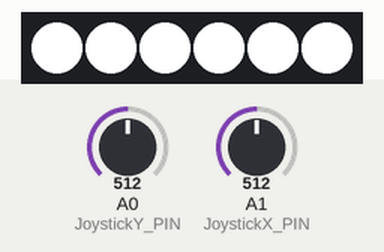
Bench run of a sketch on a simulated Arduino Uno, built with avr-gcc and run on an emulated ATmega328P. Shown: 6 RGB LEDs in strip order, left to right. The inputs (shaded band) are chosen by the test bench; at power-on: A1 (JoystickX_PIN) = 512, A0 (JoystickY_PIN) = 512. Dim RGB values are drawn brighter than linear.

Above: at 2.5 s.
4.0 s: A1 (JoystickX_PIN) set to 0
At 4.16 s:
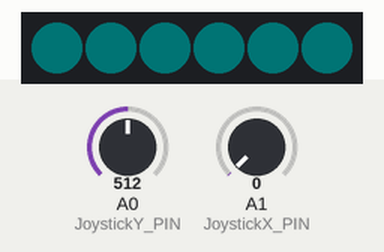
6.4 s: A0 (JoystickY_PIN) set to 788
7.9 s: A0 (JoystickY_PIN) set to 814
At 9.3 s:
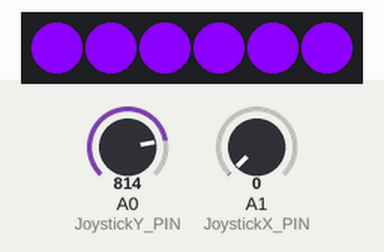
10.9 s: A1 (JoystickX_PIN) set to 810
At 11.9 s:
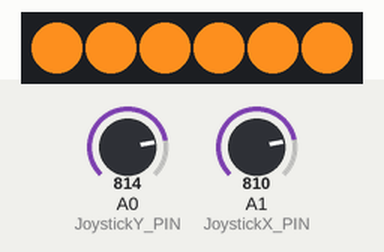
13.5 s: A1 (JoystickX_PIN) set to 790
At 14.4 s:
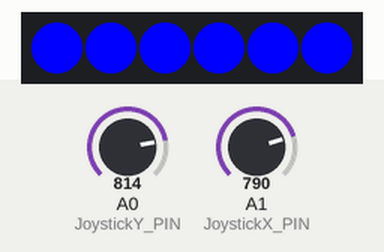
16.0 s: A0 (JoystickY_PIN) set to 0
Timing chart, 0 to 20.0 s (numbered marks = the images above; inputs shaded):
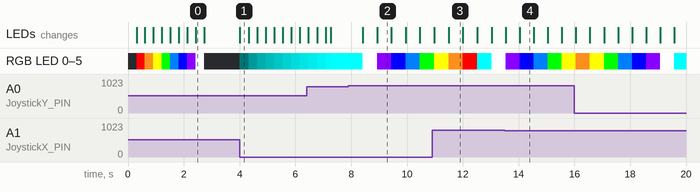

Measured:
- the behaviour switches between 800 and 801 on A0 (JoystickY_PIN) (found by bisection; images 1 and 2)
- after the input at 4.0 s, RGB LED 0–5: off → RGB(0, 1, 1) at once, → RGB(0, 25, 25) 0.31 s later, → RGB(0, 49, 49) 0.31 s later, → RGB(0, 73, 73) 0.31 s later, … (8 changes in this stretch); the LEDs: change at once (image 1)
- after the input at 7.9 s, RGB LED 0–5: RGB(0, 255, 255) → RGB(255, 255, 255) after 0.51 s, → RGB(139, 0, 255) 0.51 s later, → RGB(0, 0, 255) 0.51 s later, → RGB(0, 127, 255) 0.51 s later, … (5 changes in this stretch); the LEDs: first change after 0.51 s (image 2 shows a later state)
- what the display in image 2 shows lasts 0.5 s, from 8.9 s to 9.4 s

The sketch:

Joystick_led.ino
```cpp
#include <Adafruit_NeoPixel.h>
#define PIN 6
Adafruit_NeoPixel strip = Adafruit_NeoPixel(6, PIN, NEO_GRB + NEO_KHZ800);

uint32_t color_m[9][3] =
{
  {0, 255, 255},
  {255, 0, 0},
  {248, 141, 30},
  {255, 255, 0},
  {0, 255, 0},
  {0, 127, 255},
  {0, 0, 255},
  {139, 0, 255},
  {255, 255, 255}
};
uint32_t color[9] =
{
  strip.Color(0, 0, 0), strip.Color(255, 0, 0), strip.Color(248, 141, 30), strip.Color(255, 255, 0), strip.Color(0, 255, 0), strip.Color(0, 127, 255), strip.Color(0, 0, 255), strip.Color(139, 0, 255), strip.Color(255, 255, 255)
};

#define JoystickX_PIN A1
#define JoystickY_PIN A0

int sensorValueX, sensorValueY;

int num, color_l;

#define val_max 255
#define val_min 0

void setup() {
  // put your setup code here, to run once:
  Serial.begin(9600);
  strip.begin();
  strip.show(); // Initialize all pixels to 'off'

  pinMode(JoystickX_PIN, INPUT);
  pinMode(JoystickY_PIN, INPUT);

  for (int i = 0; i < 9; i++)
  {
    colorWipe(color[i]);
    delay(300);
  }

  colorWipe(color[0]);
}

void loop() {
  // put your main code here, to run repeatedly:
  sensorValueX = analogRead(JoystickX_PIN);
  sensorValueY = analogRead(JoystickY_PIN);

  if (sensorValueY <= 10)
  {
    delay(500);
    num++;
    if (num > 8)
      num = 0;
  }
  else if (sensorValueY > 800)
  {
    delay(500);
    num--;
    if (num < 0)
      num = 8;
  }

  if (sensorValueX <= 10)
  {
    delay(10);
    color_l++;
    if (color_l > 255)
      color_l = 255;
  }
  else if (sensorValueX > 800)
  {
    delay(10);
    color_l--;
    if (color_l < 0)
      color_l = 0;
  }

  colorWipe(strip.Color(map(color_l, val_min, val_max, 0, color_m[num][0]), map(color_l, val_min, val_max, 0, color_m[num][1]), map(color_l, val_min, val_max, 0, color_m[num][2])));
  /*
    Serial.print(num);
    Serial.print("\t");
    Serial.println(color_l);
    */
}

void colorWipe(uint32_t c) {
  for (uint16_t i = 0; i < strip.numPixels(); i++) {
    strip.setPixelColor(i, c);
    strip.show();
  }
}
```
